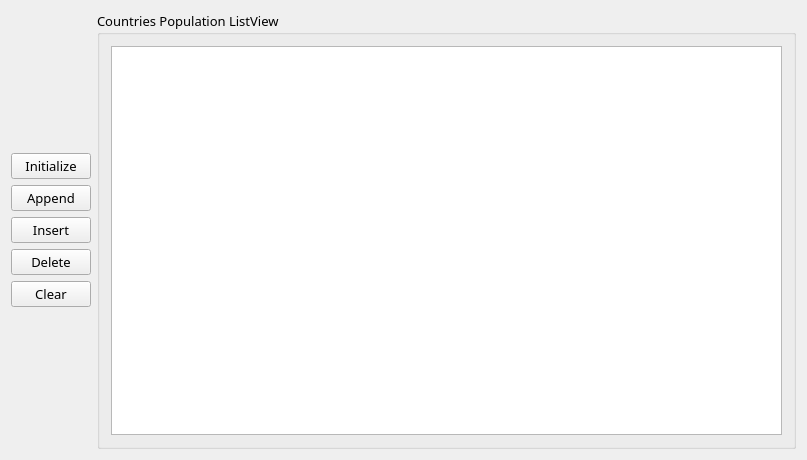
<?xml version="1.0" encoding="UTF-8"?>
<ui version="4.0">
 <class>QStringListModelDemo</class>
 <widget class="QWidget" name="QStringListModelDemo">
  <property name="geometry">
   <rect>
    <x>0</x>
    <y>0</y>
    <width>807</width>
    <height>460</height>
   </rect>
  </property>
  <property name="windowTitle">
   <string>QStringListModelDemo</string>
  </property>
  <layout class="QHBoxLayout" name="horizontalLayout_2">
   <item>
    <layout class="QVBoxLayout" name="verticalLayout_2">
     <item>
      <spacer name="verticalSpacer">
       <property name="orientation">
        <enum>Qt::Vertical</enum>
       </property>
       <property name="sizeHint" stdset="0">
        <size>
         <width>20</width>
         <height>40</height>
        </size>
       </property>
      </spacer>
     </item>
     <item>
      <layout class="QVBoxLayout" name="verticalLayout">
       <item>
        <widget class="QPushButton" name="btn_initialize">
         <property name="font">
          <font>
           <family>Microsoft JhengHei UI Light</family>
           <pointsize>10</pointsize>
          </font>
         </property>
         <property name="text">
          <string>Initialize</string>
         </property>
        </widget>
       </item>
       <item>
        <widget class="QPushButton" name="btn_append">
         <property name="font">
          <font>
           <family>Microsoft JhengHei UI Light</family>
           <pointsize>10</pointsize>
          </font>
         </property>
         <property name="text">
          <string>Append</string>
         </property>
        </widget>
       </item>
       <item>
        <widget class="QPushButton" name="btn_insert">
         <property name="font">
          <font>
           <family>Microsoft JhengHei UI Light</family>
           <pointsize>10</pointsize>
          </font>
         </property>
         <property name="text">
          <string>Insert</string>
         </property>
        </widget>
       </item>
       <item>
        <widget class="QPushButton" name="btn_delete">
         <property name="font">
          <font>
           <family>Microsoft JhengHei UI Light</family>
           <pointsize>10</pointsize>
          </font>
         </property>
         <property name="text">
          <string>Delete</string>
         </property>
        </widget>
       </item>
       <item>
        <widget class="QPushButton" name="btn_clear">
         <property name="font">
          <font>
           <family>Microsoft JhengHei UI Light</family>
           <pointsize>10</pointsize>
          </font>
         </property>
         <property name="text">
          <string>Clear</string>
         </property>
        </widget>
       </item>
      </layout>
     </item>
     <item>
      <spacer name="verticalSpacer_2">
       <property name="orientation">
        <enum>Qt::Vertical</enum>
       </property>
       <property name="sizeHint" stdset="0">
        <size>
         <width>20</width>
         <height>40</height>
        </size>
       </property>
      </spacer>
     </item>
    </layout>
   </item>
   <item>
    <widget class="QGroupBox" name="groupBox">
     <property name="font">
      <font>
       <family>Microsoft JhengHei UI Light</family>
       <pointsize>10</pointsize>
      </font>
     </property>
     <property name="title">
      <string>Countries Population ListView</string>
     </property>
     <layout class="QHBoxLayout" name="horizontalLayout">
      <item>
       <widget class="QListView" name="listView">
        <property name="font">
         <font>
          <family>Microsoft JhengHei UI Light</family>
          <pointsize>9</pointsize>
         </font>
        </property>
       </widget>
      </item>
     </layout>
    </widget>
   </item>
  </layout>
 </widget>
 <layoutdefault spacing="6" margin="11"/>
 <resources/>
 <connections/>
</ui>
